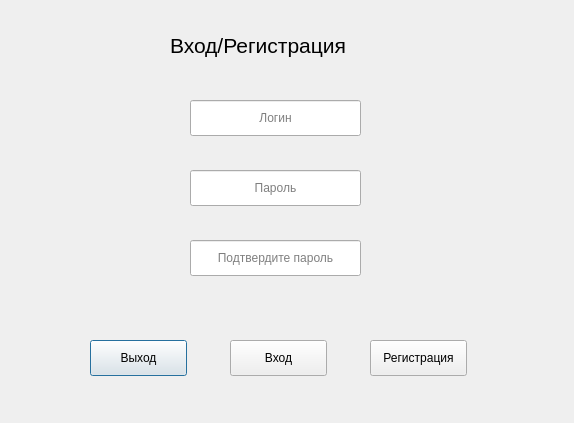
<?xml version="1.0" encoding="UTF-8"?>
<ui version="4.0">
 <class>loginning</class>
 <widget class="QDialog" name="loginning">
  <property name="enabled">
   <bool>true</bool>
  </property>
  <property name="geometry">
   <rect>
    <x>0</x>
    <y>0</y>
    <width>574</width>
    <height>423</height>
   </rect>
  </property>
  <property name="minimumSize">
   <size>
    <width>574</width>
    <height>423</height>
   </size>
  </property>
  <property name="maximumSize">
   <size>
    <width>574</width>
    <height>423</height>
   </size>
  </property>
  <property name="windowTitle">
   <string>Вход/Регистрация</string>
  </property>
  <widget class="QLabel" name="loginningLabel">
   <property name="geometry">
    <rect>
     <x>170</x>
     <y>20</y>
     <width>201</width>
     <height>51</height>
    </rect>
   </property>
   <property name="font">
    <font>
     <pointsize>16</pointsize>
    </font>
   </property>
   <property name="text">
    <string>Вход/Регистрация</string>
   </property>
  </widget>
  <widget class="QLineEdit" name="loginLineEdit">
   <property name="geometry">
    <rect>
     <x>190</x>
     <y>100</y>
     <width>171</width>
     <height>36</height>
    </rect>
   </property>
   <property name="alignment">
    <set>Qt::AlignCenter</set>
   </property>
   <property name="placeholderText">
    <string>Логин</string>
   </property>
  </widget>
  <widget class="QLineEdit" name="psswdLineEdit">
   <property name="geometry">
    <rect>
     <x>190</x>
     <y>170</y>
     <width>171</width>
     <height>36</height>
    </rect>
   </property>
   <property name="echoMode">
    <enum>QLineEdit::Password</enum>
   </property>
   <property name="alignment">
    <set>Qt::AlignCenter</set>
   </property>
   <property name="placeholderText">
    <string>Пароль</string>
   </property>
  </widget>
  <widget class="QLineEdit" name="confirmationPsswdLineEdit">
   <property name="enabled">
    <bool>true</bool>
   </property>
   <property name="geometry">
    <rect>
     <x>190</x>
     <y>240</y>
     <width>171</width>
     <height>36</height>
    </rect>
   </property>
   <property name="echoMode">
    <enum>QLineEdit::Password</enum>
   </property>
   <property name="alignment">
    <set>Qt::AlignCenter</set>
   </property>
   <property name="dragEnabled">
    <bool>false</bool>
   </property>
   <property name="placeholderText">
    <string>Подтвердите пароль</string>
   </property>
  </widget>
  <widget class="QPushButton" name="exitButton">
   <property name="geometry">
    <rect>
     <x>90</x>
     <y>340</y>
     <width>97</width>
     <height>36</height>
    </rect>
   </property>
   <property name="text">
    <string>Выход</string>
   </property>
  </widget>
  <widget class="QPushButton" name="signInButton">
   <property name="geometry">
    <rect>
     <x>230</x>
     <y>340</y>
     <width>97</width>
     <height>36</height>
    </rect>
   </property>
   <property name="text">
    <string>Вход</string>
   </property>
  </widget>
  <widget class="QPushButton" name="signUpButton">
   <property name="geometry">
    <rect>
     <x>370</x>
     <y>340</y>
     <width>97</width>
     <height>36</height>
    </rect>
   </property>
   <property name="text">
    <string>Регистрация</string>
   </property>
  </widget>
 </widget>
 <resources/>
 <connections/>
</ui>
